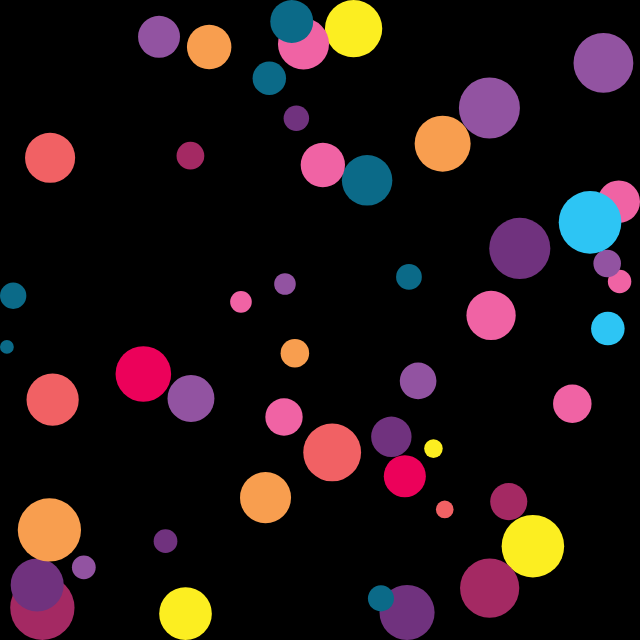
Frame 1 (no input)
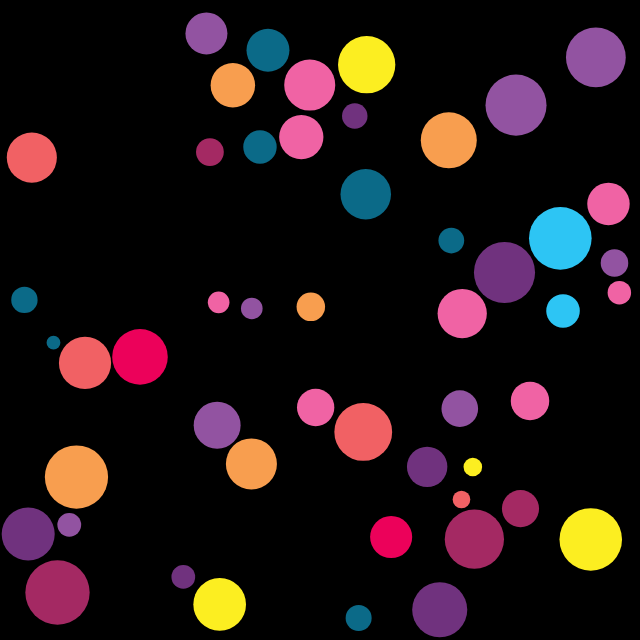
Frame 60 (no input)
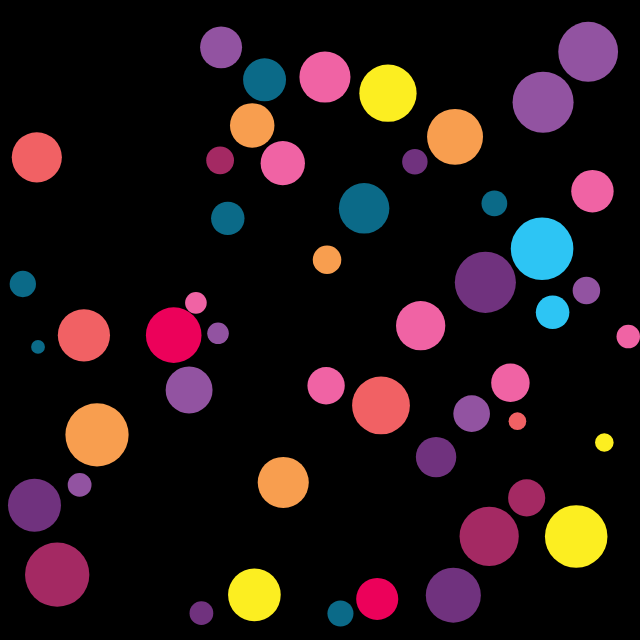
Frame 120 (the mouse pressed at the canvas centre since frame 60)

The p5.js sketch that drew these frames (run headless with seeded random() and noise() and a simulated clock; from frame 60 on, the mouse is pressed at the canvas centre):

// p5.js sketch
// ── sketch.js
let particles = [];

// Making sure pairs of particles are not checked twice
let checkedPairs = new Set();
let palette = [
  [11, 106, 136],
  [45, 197, 244],
  [112, 50, 126],
  [146, 83, 161],
  [164, 41, 99],
  [236, 1, 90],
  [240, 99, 164],
  [241, 97, 100],
  [248, 158, 79],
  [252, 238, 33],
];

function setup() {
  createCanvas(640, 640);
  for (let i = 0; i < 50; i++) {
    let x = random(width);
    let y = random(height);
    let mass = random(4, 260);
    particles.push(new Particle(x, y, mass, i));
  }
}

function draw() {
  background(0);

  // Create a quadtree
  let boundary = new Rectangle(width / 2, height / 2, width, height);
  let qtree = new QuadTree(boundary, 4);
  checkedPairs.clear();

  // Insert all particles
  for (let particle of particles) {
    let point = new Point(particle.position.x, particle.position.y, particle);
    qtree.insert(point);
  }

  for (let i = 0; i < particles.length; i++) {
    let particleA = particles[i];
    let range = new Circle(
      particleA.position.x,
      particleA.position.y,
      particleA.r * 2
    );

    // Check only nearby particles based on quadtree
    let points = qtree.query(range);
    for (let point of points) {
      let particleB = point.userData;
      if (particleB !== particleA) {
        let idA = particleA.id;
        let idB = particleB.id;
        let pair = idA < idB ? `${idA},${idB}` : `${idB},${idA}`;
        if (!checkedPairs.has(pair)) {
          particleA.collide(particleB);
          checkedPairs.add(pair);
        }
      }
    }
  }

  for (let particle of particles) {
    particle.update();
    particle.edges();
    particle.show();
  }

  if (frameCount % 120 == 0) {
    console.log(frameRate());
  }
}

// ── particle.js
// Simple Particle System

// A simple Particle class

class Particle {
  constructor(x, y, mass, id) {
    this.position = createVector(x, y);
    this.velocity = p5.Vector.random2D();
    this.velocity.mult(random(0.1, 1));
    this.acceleration = createVector(0, 0);
    this.mass = mass;
    this.r = sqrt(this.mass) * 2;
    this.id = id;
    this.color = random(palette);
  }

  applyForce(force) {
    let f = force.copy();
    f.div(this.mass);
    this.acceleration.add(f);
  }

  // Method to update position
  update() {
    this.velocity.add(this.acceleration);
    this.position.add(this.velocity);
    this.acceleration.mult(0);
  }

  // Collision Detection and Resolution
  collide(other) {
    let impactVector = p5.Vector.sub(other.position, this.position);
    let d = impactVector.mag();
    if (d < this.r + other.r) {
      // Push the particles out so that they are not overlapping
      let overlap = d - (this.r + other.r);
      let dir = impactVector.copy();
      dir.setMag(overlap * 0.5);
      this.position.add(dir);
      other.position.sub(dir);

      // Correct the distance!
      d = this.r + other.r;
      impactVector.setMag(d);

      let mSum = this.mass + other.mass;
      let vDiff = p5.Vector.sub(other.velocity, this.velocity);
      // Particle A (this)
      let num = vDiff.dot(impactVector);
      let den = mSum * d * d;
      let deltaVA = impactVector.copy();
      deltaVA.mult((2 * other.mass * num) / den);
      this.velocity.add(deltaVA);
      // Particle B (other)
      let deltaVB = impactVector.copy();
      deltaVB.mult((-2 * this.mass * num) / den);
      other.velocity.add(deltaVB);
    }
  }

  // Bounce edges
  edges() {
    if (this.position.x > width - this.r) {
      this.position.x = width - this.r;
      this.velocity.x *= -1;
    } else if (this.position.x < this.r) {
      this.position.x = this.r;
      this.velocity.x *= -1;
    }

    if (this.position.y > height - this.r) {
      this.position.y = height - this.r;
      this.velocity.y *= -1;
    } else if (this.position.y < this.r) {
      this.position.y = this.r;
      this.velocity.y *= -1;
    }
  }

  // Method to display
  show() {
    noStroke();
    fill(this.color);
    circle(this.position.x, this.position.y, this.r * 2);
  }
}

// ── quadtree.js
// QuadTree
// https://www.youtube.com/watch?v=z0YFFg_nBjw

// For more:
// https://github.com/CodingTrain/QuadTree

class Point {
  constructor(x, y, userData) {
    this.x = x;
    this.y = y;
    this.userData = userData;
  }
}

class Rectangle {
  constructor(x, y, w, h) {
    this.x = x;
    this.y = y;
    this.w = w;
    this.h = h;
  }

  contains(point) {
    return (
      point.x >= this.x - this.w &&
      point.x <= this.x + this.w &&
      point.y >= this.y - this.h &&
      point.y <= this.y + this.h
    );
  }

  intersects(range) {
    return !(
      range.x - range.w > this.x + this.w ||
      range.x + range.w < this.x - this.w ||
      range.y - range.h > this.y + this.h ||
      range.y + range.h < this.y - this.h
    );
  }
}

// circle class for a circle shaped query
class Circle {
  constructor(x, y, r) {
    this.x = x;
    this.y = y;
    this.r = r;
    this.rSquared = this.r * this.r;
  }

  contains(point) {
    // check if the point is in the circle by checking if the euclidean distance of
    // the point and the center of the circle if smaller or equal to the radius of
    // the circle
    let d = Math.pow(point.x - this.x, 2) + Math.pow(point.y - this.y, 2);
    return d <= this.rSquared;
  }

  intersects(range) {
    var xDist = Math.abs(range.x - this.x);
    var yDist = Math.abs(range.y - this.y);

    // radius of the circle
    var r = this.r;

    var w = range.w;
    var h = range.h;

    var edges = Math.pow(xDist - w, 2) + Math.pow(yDist - h, 2);

    // no intersection
    if (xDist > r + w || yDist > r + h) return false;

    // intersection within the circle
    if (xDist <= w || yDist <= h) return true;

    // intersection on the edge of the circle
    return edges <= this.rSquared;
  }
}

class QuadTree {
  constructor(boundary, capacity) {
    if (!boundary) {
      throw TypeError("boundary is null or undefined");
    }
    if (!(boundary instanceof Rectangle)) {
      throw TypeError("boundary should be a Rectangle");
    }
    if (typeof capacity !== "number") {
      throw TypeError(
        `capacity should be a number but is a ${typeof capacity}`
      );
    }
    if (capacity < 1) {
      throw RangeError("capacity must be greater than 0");
    }
    this.boundary = boundary;
    this.capacity = capacity;
    this.points = [];
    this.divided = false;
  }

  subdivide() {
    let x = this.boundary.x;
    let y = this.boundary.y;
    let w = this.boundary.w / 2;
    let h = this.boundary.h / 2;

    let ne = new Rectangle(x + w, y - h, w, h);
    this.northeast = new QuadTree(ne, this.capacity);
    let nw = new Rectangle(x - w, y - h, w, h);
    this.northwest = new QuadTree(nw, this.capacity);
    let se = new Rectangle(x + w, y + h, w, h);
    this.southeast = new QuadTree(se, this.capacity);
    let sw = new Rectangle(x - w, y + h, w, h);
    this.southwest = new QuadTree(sw, this.capacity);

    this.divided = true;
  }

  insert(point) {
    if (!this.boundary.contains(point)) {
      return false;
    }

    if (this.points.length < this.capacity) {
      this.points.push(point);
      return true;
    }

    if (!this.divided) {
      this.subdivide();
    }

    if (
      this.northeast.insert(point) ||
      this.northwest.insert(point) ||
      this.southeast.insert(point) ||
      this.southwest.insert(point)
    ) {
      return true;
    }
  }

  query(range, found) {
    if (!found) {
      found = [];
    }

    if (!range.intersects(this.boundary)) {
      return found;
    }

    for (let p of this.points) {
      if (range.contains(p)) {
        found.push(p);
      }
    }
    if (this.divided) {
      this.northwest.query(range, found);
      this.northeast.query(range, found);
      this.southwest.query(range, found);
      this.southeast.query(range, found);
    }

    return found;
  }
}
